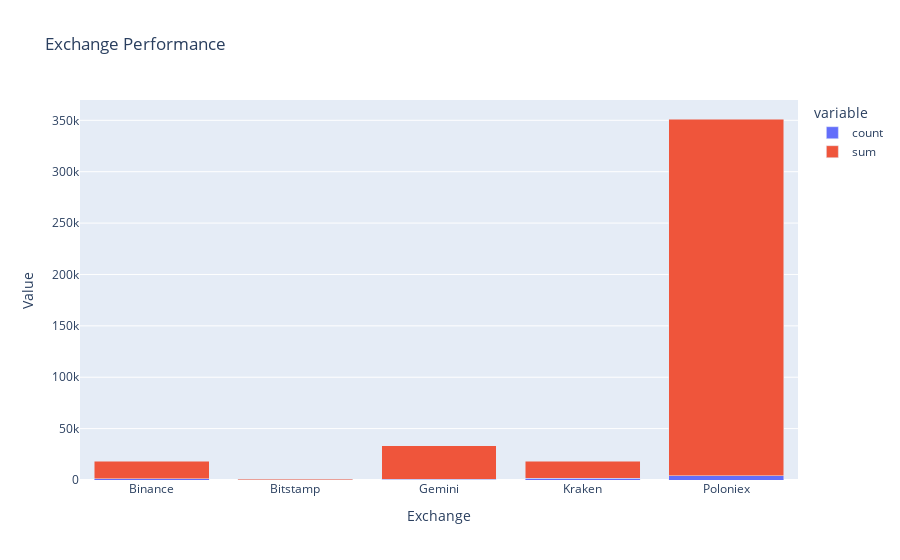

Notebook code cell kept with this figure:
### Markdown cell above
##### Exchange Performance
- Evaluate the performance of each exchange in terms of the number of trades and profit. This helps in optimizing the selection of exchanges and diversifying risks.

### Code cell
exchange_performance = control_df.groupby('buy_exchange')['profit'].agg(['count', 'sum']).reset_index()
exchange_performance_plot = px.bar(
    exchange_performance,
    x='buy_exchange',
    y=['count', 'sum'],
    barmode='stack',
    title='Exchange Performance',
    labels={'buy_exchange':'Exchange', 'value':'Value'}
)

exchange_performance_plot.show()

### Figure 1 — Plotly figure (JSON) as saved in the notebook; plotly's stock layout.template omitted (floating-point values rounded to 4 significant figures)
{"data": [{"alignmentgroup": "True", "hovertemplate": "variable=count<br>Exchange=%{x}<br>Value=%{y}<extra></extra>", "legendgroup": "count", "marker": {"color": "#636efa", "pattern": {"shape": ""}}, "name": "count", "offsetgroup": "count", "orientation": "v", "showlegend": true, "textposition": "auto", "type": "bar", "x": ["Binance", "Bitstamp", "Gemini", "Kraken", "Poloniex"], "xaxis": "x", "y": [1115, 165, 825, 1576, 3932], "yaxis": "y"}, {"alignmentgroup": "True", "hovertemplate": "variable=sum<br>Exchange=%{x}<br>Value=%{y}<extra></extra>", "legendgroup": "sum", "marker": {"color": "#EF553B", "pattern": {"shape": ""}}, "name": "sum", "offsetgroup": "sum", "orientation": "v", "showlegend": true, "textposition": "auto", "type": "bar", "x": ["Binance", "Bitstamp", "Gemini", "Kraken", "Poloniex"], "xaxis": "x", "y": [17280.0, 1069.0, 32690.0, 16770.0, 347300.0], "yaxis": "y"}], "layout": {"barmode": "stack", "legend": {"title": {"text": "variable"}, "tracegroupgap": 0}, "title": {"text": "Exchange Performance"}, "xaxis": {"anchor": "y", "domain": [0, 1], "title": {"text": "Exchange"}}, "yaxis": {"anchor": "x", "domain": [0, 1], "title": {"text": "Value"}}}}
